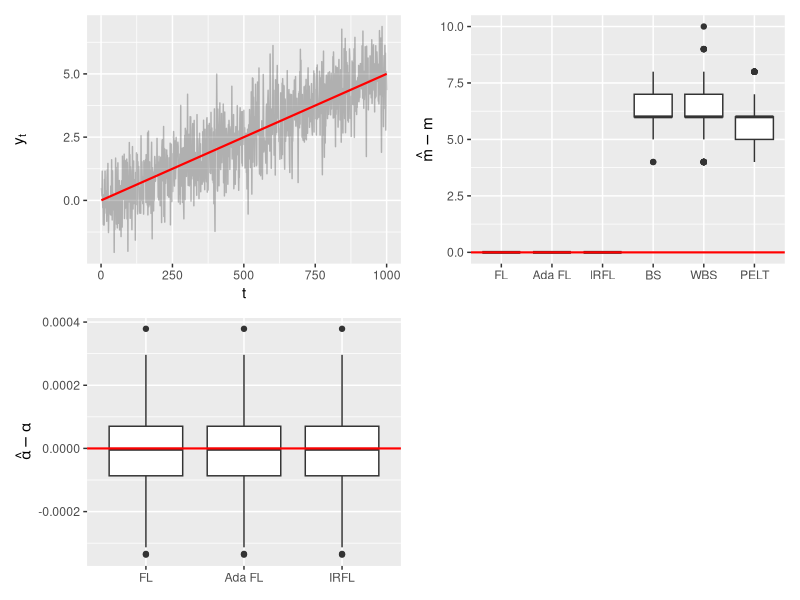

This figure's R source:
library(ggplot2)
library(patchwork)
library(dplyr)
library(tidyr)
library(scales)


###### Produce Distance Plots
final = read.csv("final_out.csv")

df = final %>% 
  pivot_longer(cols=c(3,5,7,9,11,14),names_to="Method",values_to="Mean Shifts") %>%
  mutate(Method = factor(Method,
                         levels = c("nknots_flasso",
                                    "nknots_adaflasso",
                                    "nknots_best_iter",
                                    "nknots_BS",
                                    "nknots_WBS",
                                    "nknots_PELT")))

dist = ggplot(df, aes(x = Method, y = `Mean Shifts`)) +
  geom_boxplot() +
  scale_x_discrete(labels = c("nknots_flasso"="FL",
                              "nknots_adaflasso"="Ada FL",
                              "nknots_best_iter"="IRFL",
                              "nknots_BS"="BS",
                              "nknots_WBS"="WBS",
                              "nknots_PELT"="PELT")) +
  labs(y = expression(hat(m)-m), x = NULL) +
  geom_hline(yintercept = 0, color = "red", size = .75)

####### Produce Simulation Plot
n = 1000
x = time = 1:n
true_model = 0.005*x
y = rnorm(n) + 0.005*x

sim = ggplot(NULL, aes(x = time)) +
  geom_line(aes(y = y), alpha = 0.25) + 
  geom_line(aes(y = true_model),linewidth=.75,color="red")+
  labs(x = "t",
       y = expression(y[t]))

### Produce Slope Plot
out = read.csv("outbind.csv")
sel = c("bic_adaflasso",paste("bic_iter",2:10,"flasso",sep=""))
sel3=c("slope_adaflasso",paste("slope_iter",2:10,"flasso",sep=""))

min_bic_iter = out |> select(all_of(sel)) |> round(5) |> apply(1,which.min)

slopes = out |> select(all_of(sel3))
min_bic_slope_iter_flasso = c()

for(k in 1:nrow(slopes)){
  min_bic_slope_iter_flasso[k] = slopes[k,min_bic_iter[k]]
}

slopedf = out |> select("slope_flasso","slope_adaflasso") %>%
  mutate(slope_flasso = slope_flasso-.005,
         slope_adaflasso = slope_adaflasso-.005) %>%
  mutate(slope_best_iter = min_bic_slope_iter_flasso-.005)

dat = slopedf %>% 
  pivot_longer(cols=1:3,names_to="method",values_to="slope") %>%
  mutate(method = factor(method,
                         levels = c("slope_flasso",
                                    "slope_adaflasso",
                                    "slope_best_iter")))

slope = ggplot(dat, aes(x = method, y = slope)) +
  geom_boxplot() +
  scale_x_discrete(labels = c("slope_flasso"="FL",
                              "slope_adaflasso"="Ada FL",
                              "slope_best_iter"="IRFL")) +
  labs(y = expression(hat(alpha)-alpha), x = NULL) +
  scale_y_continuous(labels = label_number(accuracy = 0.0001)) +
  geom_hline(yintercept = 0, color = "red", size = .75) 

### Bring all plots together using patchwork
g = sim + dist + slope + plot_layout(ncol=2)

ggsave("Mean Shift + Slope (Null) Group Plot.pdf", 
       plot = g, device = "pdf", width = 14*.5, height = 6*.5, dpi = 300)
